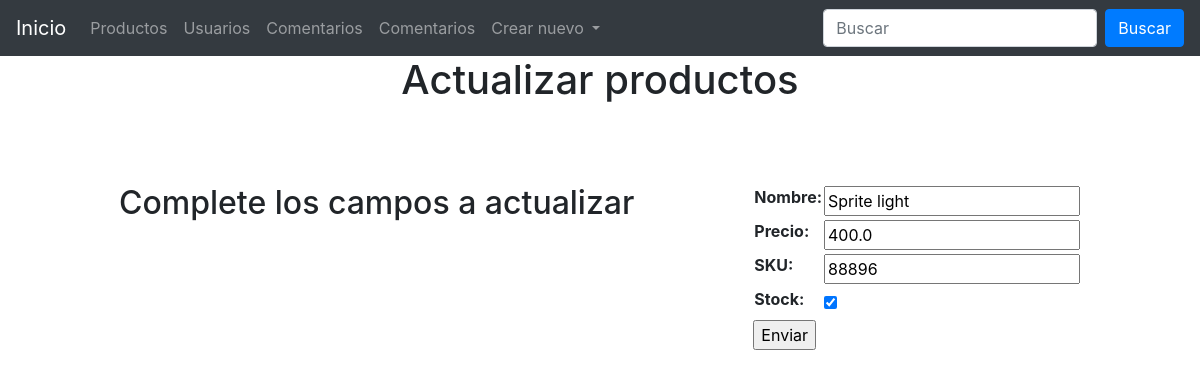
Screenshot of /editar-productos/2/ with the database file from the repository.
### proyecto_app/models.py (models this page shows)
class Productos(models.Model):
    nombre = models.CharField(max_length=40)
    precio = models.FloatField()
    SKU = models.CharField(max_length=30, unique=True)
    stock = models.BooleanField(default=True)

### proyecto_app/views.py (the view, shortened to what this page needs)
# urls.py: path('editar-productos/<int:pk>/', Editar_productos.as_view(), name="editar_productos"),
class Editar_productos(UpdateView):
    model = Productos
    template_name = 'editar_productos.html'
    fields = '__all__'

### Templates/editar_productos.html (shortened to what this page needs)
{% extends "base.html" %}
{% block titulo %}
    <h1 style="text-align:center">Actualizar productos</h1>
{% endblock %}
{% block contenido %}
    {% if form %}
        <h2>Complete los campos a actualizar</h2>
        <form action="" method="POST">
            <table>
                {{form.as_table}}
            </table>
            <input type="submit" , value="Enviar">
        </form>
    {% endif %}
{% endblock %}

### rows the page displays
Productos: nombre "Sprite light", precio "400.0", SKU "88896", stock "☑"
